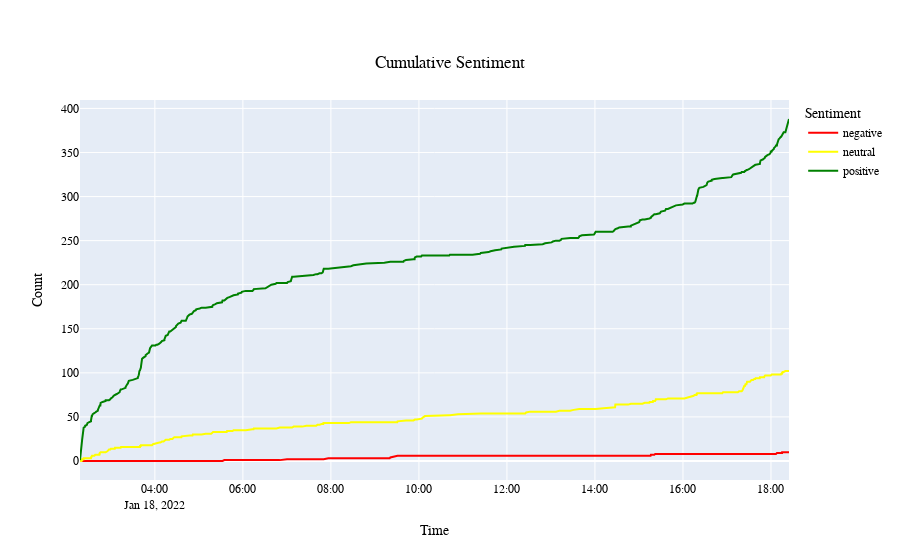

The notebook cell saved with this chart:
### Code cell
fig=go.Figure()
# only add sentiments labels that exist in data
for k,v in {k:v for k,v in S.items()if k in set(df['sentiment'])&S.keys()}.items():
    fig.add_trace(go.Scatter(x=df['date'],y=df[f'{k}_c'],mode='lines',name=k,line_color=v))
        
fig.update_layout(
    title=dict(
        text='Cumulative Sentiment',
        y=0.9,
        x=0.5,
        xanchor='center',
        yanchor='top'),
    xaxis_title='Time',
    yaxis_title='Count',
    legend_title='Sentiment',
    font=dict(
        family='Arial',
        size=12,
        color='Black'
    )
)        
fig.show()

### Figure 1 — Plotly figure (JSON) as saved in the notebook; plotly's stock layout.template omitted (floating-point values rounded to 4 significant figures; data arrays with more than 128 entries replaced by an {"elided": "..."} marker saying what was removed)
{"data": [{"line": {"color": "red"}, "mode": "lines", "name": "negative", "type": "scatter", "x": {"elided": "500 str values"}, "y": {"elided": "500 int values"}}, {"line": {"color": "yellow"}, "mode": "lines", "name": "neutral", "type": "scatter", "x": {"elided": "500 str values"}, "y": {"elided": "500 int values"}}, {"line": {"color": "green"}, "mode": "lines", "name": "positive", "type": "scatter", "x": {"elided": "500 str values"}, "y": {"elided": "500 int values"}}], "layout": {"font": {"color": "Black", "family": "Arial", "size": 12}, "legend": {"title": {"text": "Sentiment"}}, "title": {"text": "Cumulative Sentiment", "x": 0.5, "xanchor": "center", "y": 0.9, "yanchor": "top"}, "xaxis": {"title": {"text": "Time"}}, "yaxis": {"title": {"text": "Count"}}}}
